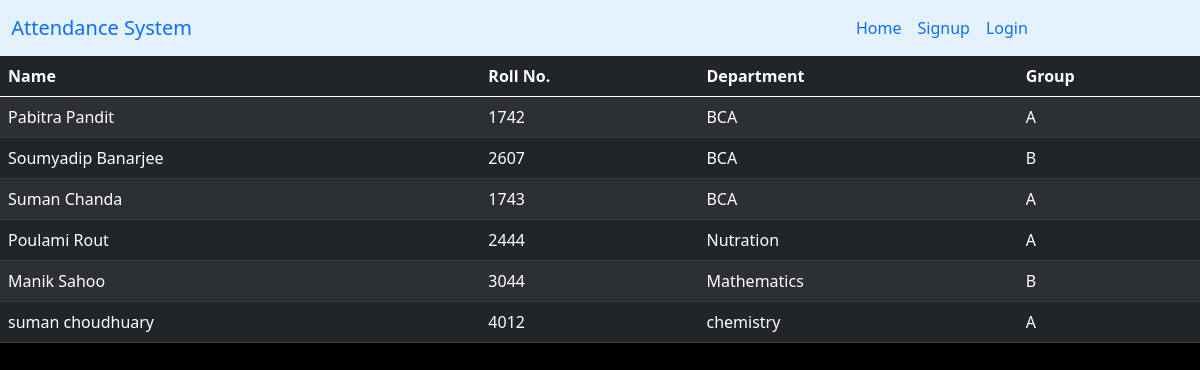
/view, run on the app's committed database.
### Attnd/models.py (models this page shows)
class Student(models.Model):
    Stu_name = models.CharField(max_length=20)
    stu_roll = models.IntegerField()
    Stu_dept = models.CharField(max_length=15)
    Stu_group = models.CharField(max_length=1)

### Attnd/views.py (the view)
# urls.py: path("view", views.view_attendance, name='viewattendance'),
def view_attendance(request):
    students = Student.objects.all()
    return render(request, 'view_attendance.html', {'stud': students})

### templates/view_attendance.html (shortened to what this page needs)
{% extends 'base.html' %}
{% load static %}
 {% block style %}
     <link rel="stylesheet" href="{% static 'css/view_attendance/view_attendance.css' %}">
{% endblock style %}
{% block content %}
   <table class="table table-striped table-dark">
  <thead>
    <tr>
      <th scope="col">Name</th>
      <th scope="col">Roll No.</th>
      <th scope="col">Department</th>
        <th scope="col">Group</th>
    </tr>
  </thead>
  <tbody>
    {% for i in stud %}
    <tr>
        <td>{{ i.Stu_name }}</td>
        <td>{{ i.stu_roll }}</td>
        <td>{{ i.Stu_dept }}</td>
        <td>{{ i.Stu_group }}</td>
    </tr>
    {% endfor %}
  </tbody>
</table>
{% endblock content %}

### templates/base.html (shortened to what this page needs)
{% load static %}
<!doctype html>
<html lang="en">
<head>
    <link rel="stylesheet" href="{% static 'css/fontawesome.css' %}">
    <link rel="stylesheet" href="{% static 'css/bootstrap.min.css' %}">
   {% block style %}{% endblock style %}
</head>
<body>
{% include 'Navbar.html' %}
{% block content %}
{% endblock content %}
</body>
</html>

### templates/Navbar.html (shortened to what this page needs)
{% load static %}
{% block style %}
<link rel="stylesheet" href="{% static 'css/navbar/navbar.css' %}">
{% endblock style %}
<nav class="navbar navbar-expand-lg " style="background-color: #e3f2fd;">
  <a class="navbar-brand my-nav" href="/">Attendance System</a>
  <div class="collapse navbar-collapse my-right-nav" id="navbarNav">
    <ul class="navbar-nav">
      <li class="nav-item active">
        <a class="nav-link" href="/">Home </a>
      </li>
    {% if request.user.is_authenticated %}
      <li class="nav-item">
        <a class="nav-link" href="{% url 'recordattendance' %}">Record Attendance</a>
      </li>
      <li class="nav-item">
        <a class="nav-link"  href="{% url 'viewattendance' %}">Check Attendance List</a>
      </li>
        <li class="nav-item">
        <a class="nav-link" href="{% url 'search-attendance' %}">Search Student Attendance</a>
      </li>
        <li class="nav-item">
        <a class="nav-link" href="{% url 'logout' %}">Logout</a>
      </li>
        {% else %}
        <li class="nav-item">
        <a class="nav-link" href="{% url 'signup' %}">Signup</a>
      </li>
        <li class="nav-item">
        <a class="nav-link" href="{% url 'login' %}">Login</a>
      </li>
{% endif %}
    </ul>
  </div>
</nav>

### static/css/view_attendance/view_attendance.css (style rules this page uses)
body { background-color: black; }

### static/css/navbar/navbar.css (style rules this page uses)
.my-nav { margin-left: 0.7rem; }
.my-right-nav { margin-left: 40rem; }

### data on the page
Student: Stu_name "Pabitra Pandit", stu_roll "1742", Stu_dept "BCA", Stu_group "A"
Student: Stu_name "Soumyadip Banarjee", stu_roll "2607", Stu_dept "BCA", Stu_group "B"
Student: Stu_name "Suman Chanda", stu_roll "1743", Stu_dept "BCA", Stu_group "A"
Student: Stu_name "Poulami Rout", stu_roll "2444", Stu_dept "Nutration", Stu_group "A"
Student: Stu_name "Manik Sahoo", stu_roll "3044", Stu_dept "Mathematics", Stu_group "B"
Student: Stu_name "suman choudhuary", stu_roll "4012", Stu_dept "chemistry", Stu_group "A"
